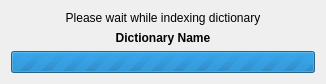
<?xml version="1.0" encoding="UTF-8"?>
<ui version="4.0">
 <class>Initializing</class>
 <widget class="QDialog" name="Initializing">
  <property name="windowModality">
   <enum>Qt::ApplicationModal</enum>
  </property>
  <property name="geometry">
   <rect>
    <x>0</x>
    <y>0</y>
    <width>326</width>
    <height>84</height>
   </rect>
  </property>
  <property name="minimumSize">
   <size>
    <width>326</width>
    <height>0</height>
   </size>
  </property>
  <property name="windowTitle">
   <string>Khởi động từ điển Vũ khí</string>
  </property>
  <layout class="QVBoxLayout" name="verticalLayout">
   <item>
    <widget class="QLabel" name="operation">
     <property name="text">
      <string>Please wait while indexing dictionary</string>
     </property>
     <property name="alignment">
      <set>Qt::AlignCenter</set>
     </property>
    </widget>
   </item>
   <item>
    <widget class="QLabel" name="dictionary">
     <property name="font">
      <font>
       <weight>75</weight>
       <bold>true</bold>
      </font>
     </property>
     <property name="text">
      <string>Dictionary Name</string>
     </property>
     <property name="scaledContents">
      <bool>false</bool>
     </property>
     <property name="alignment">
      <set>Qt::AlignCenter</set>
     </property>
     <property name="wordWrap">
      <bool>true</bool>
     </property>
    </widget>
   </item>
   <item>
    <widget class="QProgressBar" name="progressBar">
     <property name="maximum">
      <number>0</number>
     </property>
     <property name="value">
      <number>-1</number>
     </property>
     <property name="alignment">
      <set>Qt::AlignCenter</set>
     </property>
    </widget>
   </item>
  </layout>
 </widget>
 <resources/>
 <connections/>
</ui>
